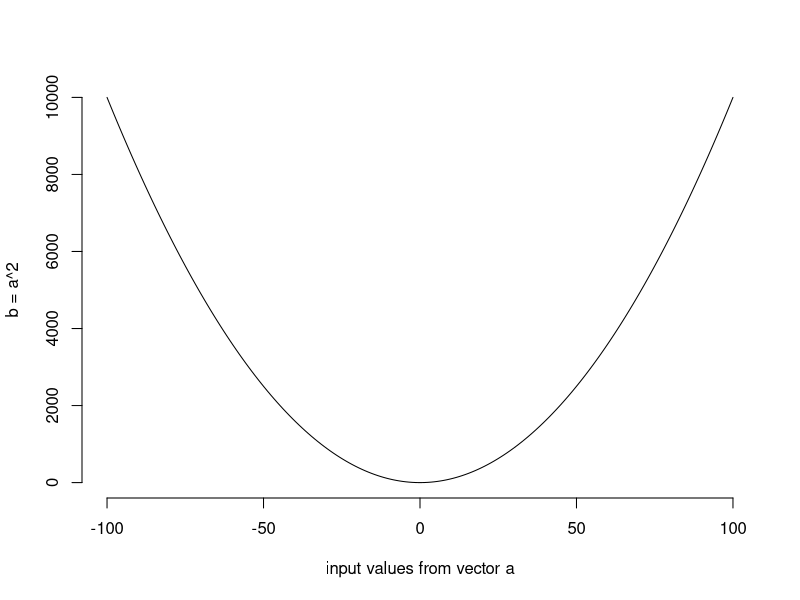

Write R code to recreate this figure.
## ---- chunk 1
options(scipen=999)
## ---- chunk 2
sqrt(1369)
## ---- chunk 3
13^2
## ---- chunk 4
# sequence of numbers from 1 to 100 in steps of 1
numbers_1_to_100 <- seq(from = 1, to = 100, by = 1)
# sum over the vector
result <- sum(numbers_1_to_100)
# print the result
result
## ---- chunk 5
# create the income variable using the c() function
income <- c(
  19395, 22698, 40587, 25705, 26292, 42150, 29609, 12349, 18131, 
  20543, 37240, 28598, 29007, 26106, 19441, 42869, 29978, 5333, 
  32013, 20272, 14321, 22820, 14739, 17711, 18749
)
## ---- chunk 6
# central tendency of income
mean(income)

# dispersion
sd(income)
## ---- chunk 7
mean.income <- sum(income) / length(income)

# let's print the mean
mean.income
## ---- chunk 8
# individual differences between each realisation of income and the mean of income
diffs.from.mean <- income - mean.income

# let's print the vector of differences
diffs.from.mean
## ---- chunk 9
# square each element in the diffs.from.mean vector
squared.diffs.from.mean <- diffs.from.mean^2

# print the squared vecto
squared.diffs.from.mean
## ---- chunk 10
# a vector of x values from negative 100 to positive 100
a <- seq(from = -100, to = 100, length.out = 200)

# the square of that vector
b <- a^2

# we plot the input vector a against b, where b is on the y-axis
plot(
  x = a, # x-axis values
  y = b, # y-axis values
  bty = "n", # no border around plot
  type = "l", # connect individual dots to a line
  xlab = "input values from vector a", # x axis label
  ylab = "b = a^2" # y axis label
)
## ---- chunk 11
# sum over squared deviations vector
sum.of.squared.deviations <- sum(squared.diffs.from.mean)

# print the sum
sum.of.squared.deviations
## ---- chunk 12
# get the variance
var.income <- sum.of.squared.deviations / ( length(income) - 1 )

# print the variance
var.income
## ---- chunk 13
# get the standard deviation
sqrt(var.income)
